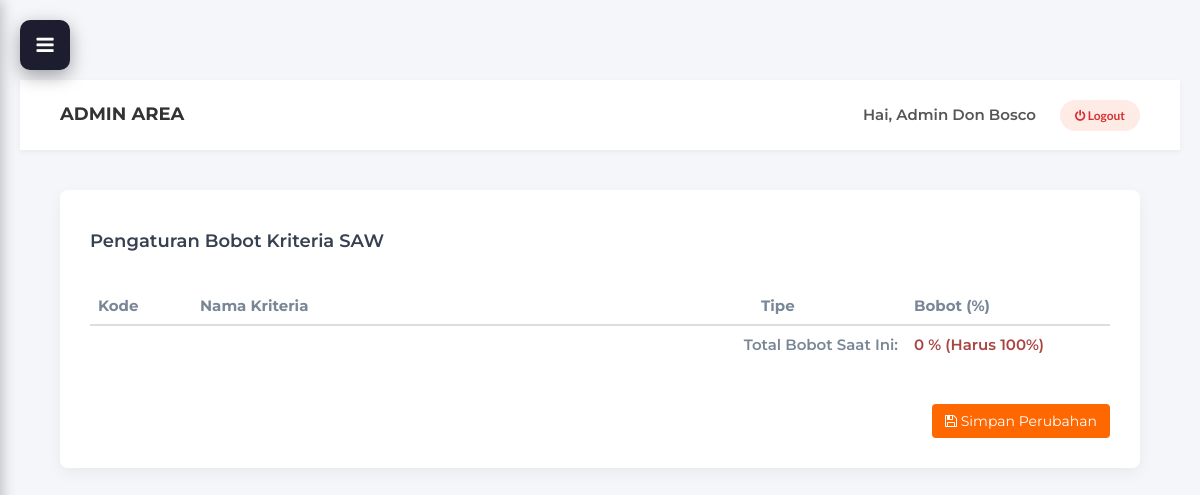
/admin/bobot_saw.php (signed in), run on an earlier commit of the app's database.
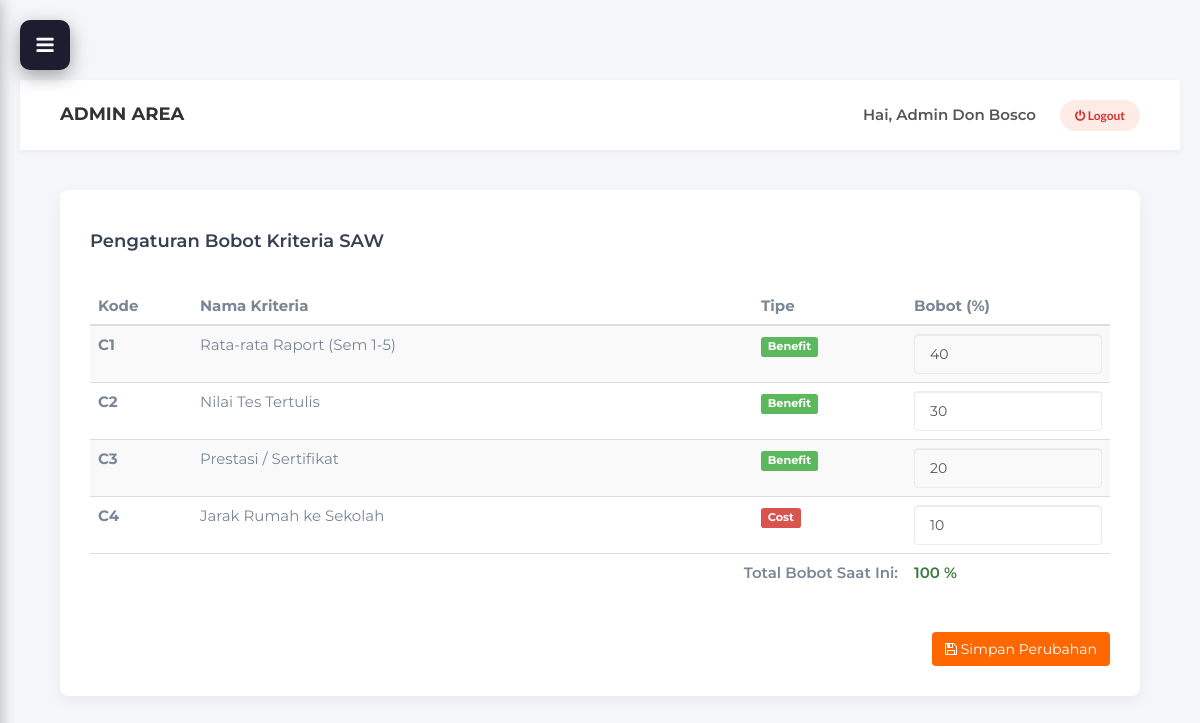
And on a later commit of the database.
### tables this page shows
CREATE TABLE `kriteria_saw` (
  `id_kriteria` int NOT NULL,
  `kode_kriteria` varchar(5) NOT NULL,
  `nama_kriteria` varchar(100) NOT NULL,
  `tipe` enum('Benefit','Cost') NOT NULL,
  `bobot` float NOT NULL
);

### controllers/AdminBobotController.php (called while the page is built, shortened)
<?php
require_once '../models/SawModel.php';
class AdminBobotController {
    private $model;
    public function __construct() {
        $this->model = new SawModel();
    }
    public function index() {
        $data_kriteria = $this->model->getKriteria();
        $total_bobot = array_sum(array_column($data_kriteria, 'bobot'));
        require_once '../views/admin/bobot_saw.php';
    }
}
?>

### models/SawModel.php (called while the page is built, shortened)
<?php
require_once 'Database.php';
class SawModel extends Database {
    public function getKriteria() {
        $sql = "SELECT * FROM kriteria_saw ORDER BY id_kriteria ASC";
        $result = $this->query($sql);
        $data = [];
        while ($row = mysqli_fetch_assoc($result)) {
            $data[] = $row;
        }
        return $data;
    }
}
?>

### models/Database.php (called while the page is built, shortened)
<?php
require_once __DIR__ . '/../Koneksi Database/koneksi.php';
class Database {
    protected $koneksi;
    public function __construct() {
        global $koneksi;
        $this->koneksi = $koneksi;
    }
    public function query($sql) {
        return mysqli_query($this->koneksi, $sql);
    }
}
?>

### views/admin/bobot_saw.php (the view, shortened to what this page needs)
<div class="card-box">
    <div class="row" style="margin-bottom: 20px;">
        <div class="col-md-6">
            <h4>Pengaturan Bobot Kriteria SAW</h4>
        </div>
    </div>
    <form action="bobot_saw.php?aksi=update" method="POST">
        <div class="table-responsive">
            <table class="table table-hover table-striped">
                <thead>
                    <tr>
                        <th width="10%">Kode</th>
                        <th>Nama Kriteria</th>
                        <th width="15%">Tipe</th>
                        <th width="20%">Bobot (%)</th>
                    </tr>
                </thead>
                <tbody>
                    <?php foreach ($data_kriteria as $row) : ?>
                    <tr>
                        <td><b><?= htmlspecialchars($row['kode_kriteria']); ?></b></td>
                        <td><?= htmlspecialchars($row['nama_kriteria']); ?></td>
                        <td>
                            <?php if($row['tipe'] == 'Benefit'): ?>
                                <span class="label label-success">Benefit</span>
                            <?php else: ?>
                                <span class="label label-danger">Cost</span>
                            <?php endif; ?>
                        </td>
                        <td>
                            <input type="number" name="bobot[]" value="<?= htmlspecialchars($row['bobot']); ?>" class="form-control" required>
                        </td>
                    </tr>
                    <?php endforeach; ?>
                </tbody>
                <tfoot>
                    <tr>
                        <td colspan="3" class="text-right" style="font-weight: 600; vertical-align: middle;">Total Bobot Saat Ini:</td>
                        <td style="font-weight: 600; vertical-align: middle;">
                            <?php if($total_bobot == 100): ?>
                                <span class="text-success"><?= $total_bobot; ?> %</span>
                            <?php else: ?>
                                <span class="text-danger"><?= $total_bobot; ?> % (Harus 100%)</span>
                            <?php endif; ?>
                        </td>
                    </tr>
                </tfoot>
            </table>
        </div>
        <div class="row" style="margin-top: 20px;">
            <div class="col-md-12 text-right">
                <button type="submit" name="update_bobot" class="btn btn-orange">
                    <i class="fa fa-save"></i> Simpan Perubahan
                </button>
            </div>
        </div>
    </form>
</div>

What changed in the data, as far as the page shows it:
added kriteria_saw: kode_kriteria "C1", nama_kriteria "Rata-rata Raport (Sem 1-5)", tipe "Benefit", bobot "40"
added kriteria_saw: kode_kriteria "C2", nama_kriteria "Nilai Tes Tertulis", tipe "Benefit", bobot "30"
added kriteria_saw: kode_kriteria "C3", nama_kriteria "Prestasi / Sertifikat", tipe "Benefit", bobot "20"
added kriteria_saw: kode_kriteria "C4", nama_kriteria "Jarak Rumah ke Sekolah", tipe "Cost", bobot "10"
Also different on the page:
$total_bobot: (not shown) → "100"
$total_bobot: "0" → (not shown)
text no longer shown: "% (Harus 100%)"
